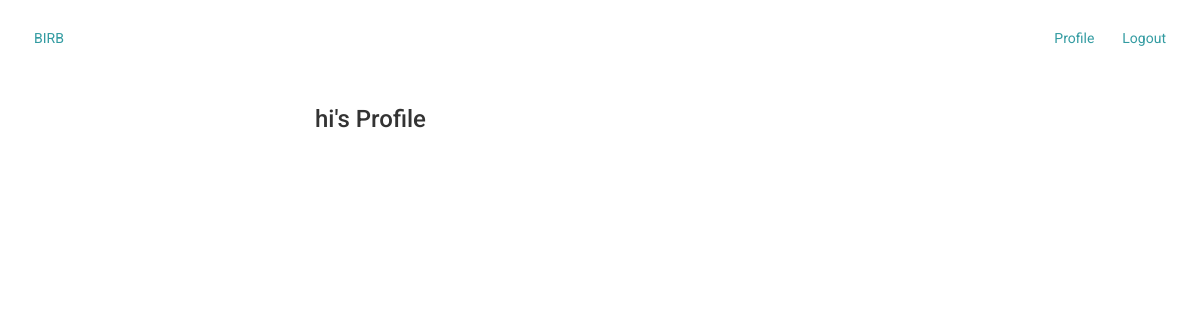
The page /user/hi/ on the database as committed earlier.
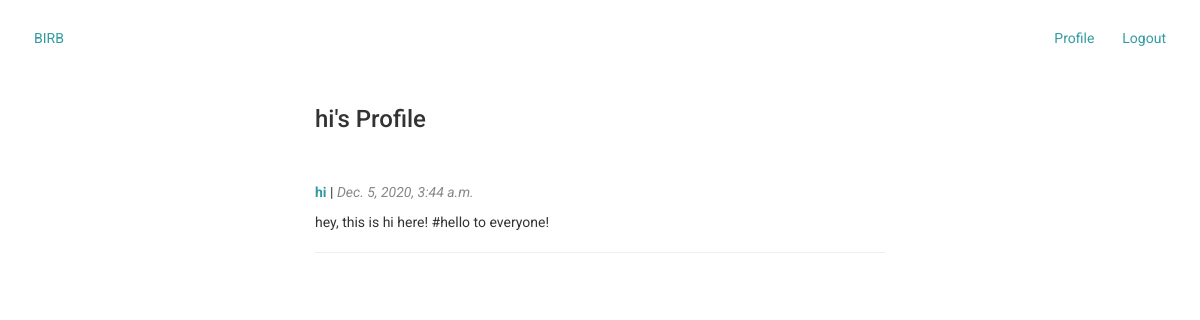
The same page on the database as committed later.
### main/models.py (models this page shows, shortened)
class Chirp(models.Model):
    body = models.TextField(max_length=300)
    author = models.ForeignKey(User, on_delete=models.CASCADE, null=True)
    created_at = models.DateTimeField()
    hashtags = models.ManyToManyField(Hashtag)
    likes = models.ManyToManyField(User, related_name='likes', blank=True)

### main/views.py (the view)
# urls.py: path('user/<str:username>/', views.user_view, name='user_view'),
def user_view(request, username):
    user = User.objects.get(username=username)
    chirps = Chirp.objects.filter(author=user).order_by('-created_at')
    return render(request, 'user.html', {'user': user, 'chirps': chirps})

### main/templates/user.html
{% extends 'base.html' %}
{% load static %}
{% block styles %}
    <link rel="stylesheet" href="{% static 'css/chirp_list.css' %}">
{% endblock %}
{% block content %}
    <h3>{{ user.username }}'s Profile</h3>
    <br>
    {% for chirp in chirps %}
        <div class="chirp-card">
            <p><span class="chirp-username"><b>
                <a href="{% url 'user_view' username=chirp.author.username %}">{{ chirp.author.username }}</a>
            </b></span> |
                <span class="chirp-created-at"><i>{{ chirp.created_at }}</i></span></p>
            <p>{{ chirp.body }}</p>
            <hr/>
        </div>
    {% endfor %}
{% endblock %}

Rows that differ between the two databases and show on the page:
added Chirp: author.username "hi", created_at "Dec. 5, 2020, 3:44 a.m.", body "hey, this is hi here! #hello to everyone!"
